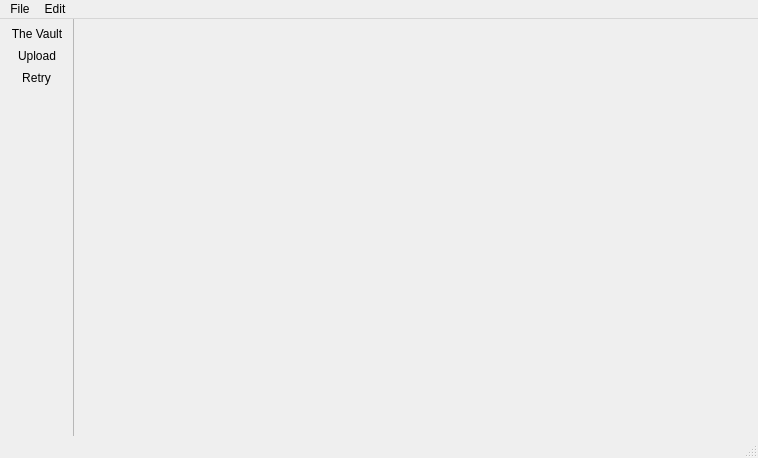
<?xml version="1.0" encoding="UTF-8"?>
<ui version="4.0">
 <class>MainWindow</class>
 <widget class="QMainWindow" name="MainWindow">
  <property name="geometry">
   <rect>
    <x>0</x>
    <y>0</y>
    <width>758</width>
    <height>458</height>
   </rect>
  </property>
  <property name="windowTitle">
   <string>VaultWright</string>
  </property>
  <widget class="QWidget" name="centralwidget"/>
  <widget class="QMenuBar" name="menubar">
   <property name="geometry">
    <rect>
     <x>0</x>
     <y>0</y>
     <width>758</width>
     <height>33</height>
    </rect>
   </property>
   <widget class="QMenu" name="menuFile">
    <property name="title">
     <string>File</string>
    </property>
    <addaction name="actionNew_File"/>
    <addaction name="actionNew_Text_File"/>
    <addaction name="actionNew_Markdown_File"/>
    <addaction name="separator"/>
    <addaction name="actionOpen"/>
    <addaction name="actionOpen_Folder"/>
    <addaction name="separator"/>
    <addaction name="actionSave"/>
    <addaction name="separator"/>
    <addaction name="actionClose_File"/>
    <addaction name="actionClose_Folder"/>
    <addaction name="separator"/>
    <addaction name="actionUpload_File_to_Cloud"/>
    <addaction name="actionDelete_File_from_Cloud"/>
   </widget>
   <widget class="QMenu" name="menuEdit">
    <property name="title">
     <string>Edit</string>
    </property>
    <addaction name="actionUndo"/>
    <addaction name="actionRedo"/>
    <addaction name="separator"/>
    <addaction name="actionCut"/>
    <addaction name="actionCopy"/>
    <addaction name="actionPaste"/>
    <addaction name="separator"/>
    <addaction name="actionToggle_Comment"/>
   </widget>
   <addaction name="menuFile"/>
   <addaction name="menuEdit"/>
  </widget>
  <widget class="QStatusBar" name="statusbar"/>
  <widget class="QToolBar" name="toolBar">
   <property name="enabled">
    <bool>true</bool>
   </property>
   <property name="cursor">
    <cursorShape>ArrowCursor</cursorShape>
   </property>
   <property name="windowTitle">
    <string>toolBar</string>
   </property>
   <property name="autoFillBackground">
    <bool>false</bool>
   </property>
   <property name="styleSheet">
    <string notr="true">background: transparent;</string>
   </property>
   <property name="movable">
    <bool>false</bool>
   </property>
   <attribute name="toolBarArea">
    <enum>LeftToolBarArea</enum>
   </attribute>
   <attribute name="toolBarBreak">
    <bool>false</bool>
   </attribute>
   <addaction name="actionThe_Vault"/>
   <addaction name="actionUpload"/>
   <addaction name="actionRetry"/>
  </widget>
  <action name="actionNew_File">
   <property name="text">
    <string>New File...</string>
   </property>
   <property name="shortcut">
    <string>Ctrl+N</string>
   </property>
  </action>
  <action name="actionNew_Text_File">
   <property name="text">
    <string>New Text File...</string>
   </property>
  </action>
  <action name="actionNew_Markdown_File">
   <property name="text">
    <string>New Markdown File...</string>
   </property>
  </action>
  <action name="actionOpen">
   <property name="text">
    <string>Open...</string>
   </property>
   <property name="shortcut">
    <string>Ctrl+O</string>
   </property>
  </action>
  <action name="actionOpen_Folder">
   <property name="text">
    <string>Open Folder...</string>
   </property>
  </action>
  <action name="actionUndo">
   <property name="icon">
    <iconset theme="QIcon::ThemeIcon::EditUndo"/>
   </property>
   <property name="text">
    <string>Undo</string>
   </property>
  </action>
  <action name="actionRedo">
   <property name="icon">
    <iconset theme="QIcon::ThemeIcon::EditRedo"/>
   </property>
   <property name="text">
    <string>Redo</string>
   </property>
  </action>
  <action name="actionCut">
   <property name="icon">
    <iconset theme="QIcon::ThemeIcon::EditCut"/>
   </property>
   <property name="text">
    <string>Cut</string>
   </property>
  </action>
  <action name="actionCopy">
   <property name="icon">
    <iconset theme="QIcon::ThemeIcon::EditCopy"/>
   </property>
   <property name="text">
    <string>Copy</string>
   </property>
  </action>
  <action name="actionPaste">
   <property name="icon">
    <iconset theme="QIcon::ThemeIcon::EditPaste"/>
   </property>
   <property name="text">
    <string>Paste</string>
   </property>
  </action>
  <action name="actionToggle_Comment">
   <property name="text">
    <string>Toggle Comment</string>
   </property>
  </action>
  <action name="actionThe_Vault">
   <property name="enabled">
    <bool>true</bool>
   </property>
   <property name="icon">
    <iconset resource="resources.qrc">
     <normaloff>:/icons/Icons/folder_code_24dp_FFFFFF_FILL0_wght400_GRAD0_opsz24.svg</normaloff>:/icons/Icons/folder_code_24dp_FFFFFF_FILL0_wght400_GRAD0_opsz24.svg</iconset>
   </property>
   <property name="text">
    <string>The Vault</string>
   </property>
   <property name="toolTip">
    <string>The Vault</string>
   </property>
   <property name="visible">
    <bool>true</bool>
   </property>
   <property name="menuRole">
    <enum>QAction::MenuRole::NoRole</enum>
   </property>
  </action>
  <action name="actionSettings">
   <property name="enabled">
    <bool>true</bool>
   </property>
   <property name="icon">
    <iconset resource="resources.qrc">
     <normaloff>:/icons/Icons/settings_24dp_FFFFFF_FILL0_wght400_GRAD0_opsz24.svg</normaloff>:/icons/Icons/settings_24dp_FFFFFF_FILL0_wght400_GRAD0_opsz24.svg</iconset>
   </property>
   <property name="text">
    <string>Settings</string>
   </property>
   <property name="toolTip">
    <string>Settings</string>
   </property>
   <property name="menuRole">
    <enum>QAction::MenuRole::NoRole</enum>
   </property>
  </action>
  <action name="actionSave">
   <property name="text">
    <string>Save</string>
   </property>
   <property name="shortcut">
    <string>Ctrl+S</string>
   </property>
   <property name="menuRole">
    <enum>QAction::MenuRole::NoRole</enum>
   </property>
  </action>
  <action name="actionClose_File">
   <property name="text">
    <string>Close File</string>
   </property>
   <property name="shortcut">
    <string>Ctrl+W</string>
   </property>
  </action>
  <action name="actionRun">
   <property name="icon">
    <iconset theme="QIcon::ThemeIcon::MediaPlaybackStart"/>
   </property>
   <property name="text">
    <string>Run</string>
   </property>
   <property name="toolTip">
    <string>Run</string>
   </property>
   <property name="menuRole">
    <enum>QAction::MenuRole::NoRole</enum>
   </property>
  </action>
  <action name="actionLogin">
   <property name="icon">
    <iconset resource="resources.qrc">
     <normaloff>:/icons/Icons/login_24dp_FFFFFF_FILL0_wght400_GRAD0_opsz24.svg</normaloff>:/icons/Icons/login_24dp_FFFFFF_FILL0_wght400_GRAD0_opsz24.svg</iconset>
   </property>
   <property name="text">
    <string>Login</string>
   </property>
   <property name="toolTip">
    <string>Login</string>
   </property>
   <property name="menuRole">
    <enum>QAction::MenuRole::NoRole</enum>
   </property>
  </action>
  <action name="actionUpload">
   <property name="enabled">
    <bool>true</bool>
   </property>
   <property name="icon">
    <iconset resource="resources.qrc">
     <normaloff>:/icons/Icons/cloud_upload_24dp_FFFFFF_FILL0_wght400_GRAD0_opsz24.svg</normaloff>:/icons/Icons/cloud_upload_24dp_FFFFFF_FILL0_wght400_GRAD0_opsz24.svg</iconset>
   </property>
   <property name="text">
    <string>Upload</string>
   </property>
   <property name="toolTip">
    <string>Upload to Cloud</string>
   </property>
   <property name="menuRole">
    <enum>QAction::MenuRole::NoRole</enum>
   </property>
  </action>
  <action name="actionRetry">
   <property name="enabled">
    <bool>true</bool>
   </property>
   <property name="icon">
    <iconset resource="resources.qrc">
     <normaloff>:/icons/Icons/refresh_24dp_FFFFFF_FILL0_wght400_GRAD0_opsz24.svg</normaloff>:/icons/Icons/refresh_24dp_FFFFFF_FILL0_wght400_GRAD0_opsz24.svg</iconset>
   </property>
   <property name="text">
    <string>Retry</string>
   </property>
   <property name="toolTip">
    <string>Retry Connecting to the Cloud Backend</string>
   </property>
   <property name="menuRole">
    <enum>QAction::MenuRole::NoRole</enum>
   </property>
  </action>
  <action name="actionLogout">
   <property name="enabled">
    <bool>true</bool>
   </property>
   <property name="icon">
    <iconset resource="resources.qrc">
     <normaloff>:/icons/Icons/logout_24dp_FFFFFF_FILL0_wght400_GRAD0_opsz24.svg</normaloff>:/icons/Icons/logout_24dp_FFFFFF_FILL0_wght400_GRAD0_opsz24.svg</iconset>
   </property>
   <property name="text">
    <string>Logout</string>
   </property>
   <property name="toolTip">
    <string>Logout</string>
   </property>
   <property name="menuRole">
    <enum>QAction::MenuRole::NoRole</enum>
   </property>
  </action>
  <action name="actionClose_Folder">
   <property name="text">
    <string>Close Folder</string>
   </property>
  </action>
  <action name="actionDelete_File_from_Cloud">
   <property name="text">
    <string>Delete File from Cloud</string>
   </property>
  </action>
  <action name="actionUpload_File_to_Cloud">
   <property name="text">
    <string>Upload File to Cloud</string>
   </property>
  </action>
 </widget>
 <resources>
  <include location="resources.qrc"/>
 </resources>
 <connections/>
</ui>
